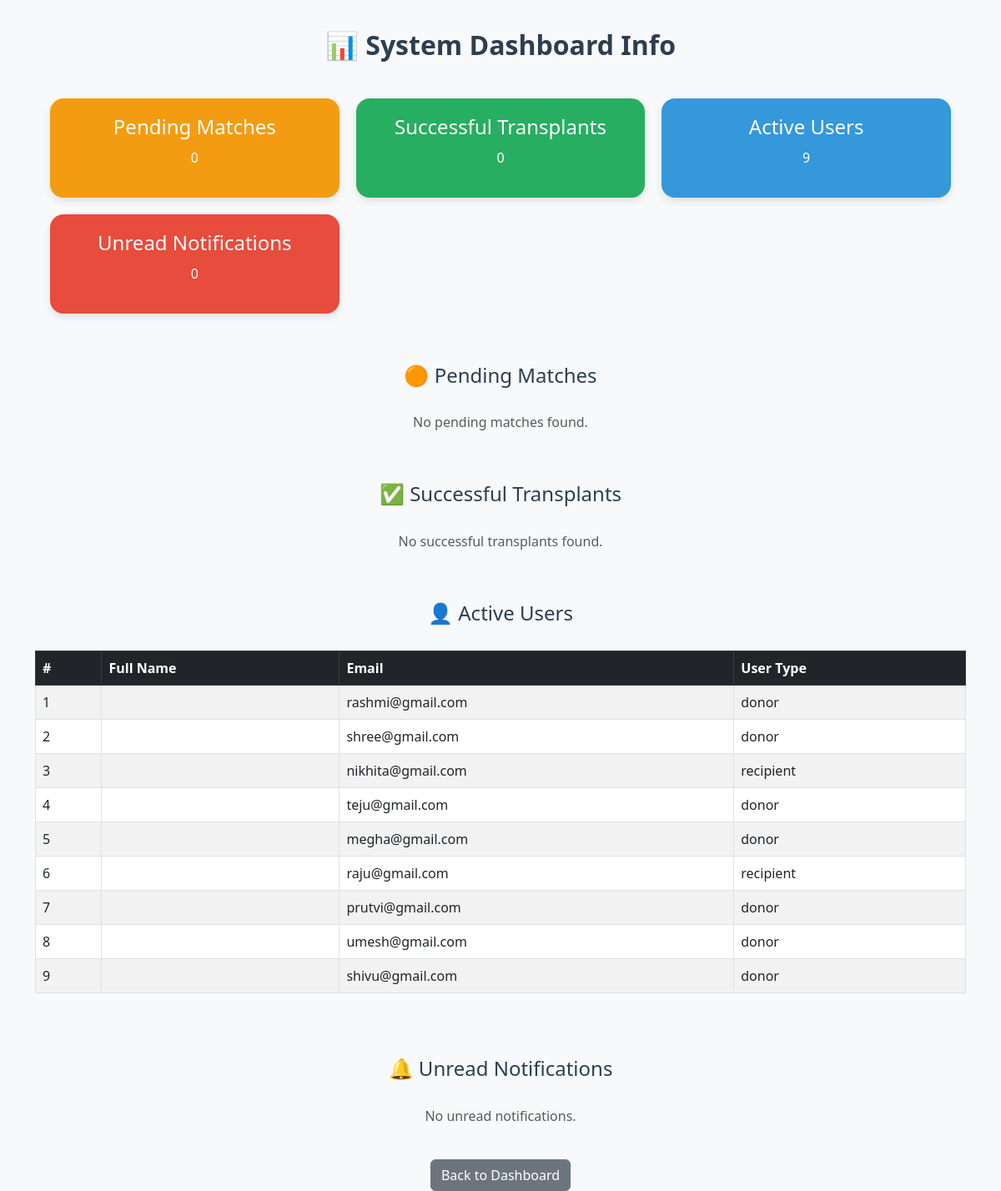
Page /dashboard_detail/ on the committed database.
### newapp/models.py (models this page shows)
class CustomUser(AbstractUser):
    USER_Types=[
        ('admin', 'admin'),
        ('donor','donor'),
        ('recipient','recipient'),
        ('hospital','hospital'),
    ]
    user_type=models.CharField(max_length=15,choices=USER_Types,default='admin')

### newapp/views.py (the view)
# urls.py: path('dashboard_detail/', views.dashboard_detail, name='dashboard_detail'),
def dashboard_detail(request):
    pending_recipient_list = RecipientOrganNeeded.objects.filter(
    recipient__matching_status="Pending"
).select_related('recipient', 'organ_neededrequest')
    transplant_list = Transplant.objects.filter(status="Completed")
    user_list = CustomUser.objects.filter(user_type__in=["donor", "recipient", "hospital_staff"])
    notification_list = Notification.objects.filter(status="Unread")
    context = {
        "pending_matches": pending_recipient_list.count(),
        "successful_transplants": transplant_list.count(),
        "active_users": user_list.count(),
        "unread_notifications": notification_list.count(),
        "pending_recipients": pending_recipient_list,
        "successful_transplant_list": transplant_list,
        "active_user_list": user_list,
        "unread_notification_list": notification_list,
    }
    return render(request, "dashboard_detail.html", context)

### newapp/templates/dashboard_detail.html (shortened to what this page needs)
{% load static %}
<!DOCTYPE html>
<html lang="en">
<head>
    <link href="https://cdn.jsdelivr.net/npm/bootstrap@5.3.0/dist/css/bootstrap.min.css" rel="stylesheet">
</head>
<body>
    <div class="dashboard-title">
        📊 System Dashboard Info
    </div>
    <div class="card-box">
        <div class="card pending">
            <h5>Pending Matches</h5>
            <p>{{ pending_matches }}</p>
        </div>
        <div class="card success">
            <h5>Successful Transplants</h5>
            <p>{{ successful_transplants }}</p>
        </div>
        <div class="card active">
            <h5>Active Users</h5>
            <p>{{ active_users }}</p>
        </div>
        <div class="card notification">
            <h5>Unread Notifications</h5>
            <p>{{ unread_notifications }}</p>
        </div>
    </div>
    <div class="container">
        <h4 class="section-title">🟠 Pending Matches</h4>
        {% if pending_recipients %}
            <div class="table-responsive">
                <table class="table table-bordered table-hover table-striped">
                    <thead class="table-dark">
                        <tr>
                            <th>#</th>
                            <th>Recipient Name</th>
                            <th>Organ Needed</th>
                            <th>Blood Group</th>
                            <th>Status</th>
                            <th>Action</th>
                        </tr>
                    </thead>
                    <tbody>
                        {% for pending in pending_recipients %}
                        <tr>
                            <td>{{ forloop.counter }}</td>
                            <td>{{ pending.recipient.full_name }}</td>
                            <td>{{ pending.organ_neededrequest.name|default:"Not Specified" }}</td>
                            <td>{{ pending.recipient.blood_type|default:"N/A" }}</td>
                            <td><span class="badge bg-warning text-dark">{{ pending.recipient.matching_status }}</span></td>
                            <td>
                                <a href="{% url 'match_donor_to_recipient' pending.recipient.id %}" class="btn btn-primary btn-sm">Find Donor</a>
                            </td>
                        </tr>
                        {% endfor %}
                    </tbody>
                </table>
            </div>
        {% else %}
            <p class="text-center text-muted">No pending matches found.</p>
        {% endif %}
    </div>
    <div class="container">
        <h4 class="section-title">✅ Successful Transplants</h4>
        {% if successful_transplant_list %}
            <div class="table-responsive">
                <table class="table table-bordered table-hover table-striped">
                    <thead class="table-dark">
                        <tr>
                            <th>#</th>
                            <th>Recipient</th>
                            <th>Donor</th>
                            <th>Organ</th>
                            <th>Date</th>
                        </tr>
                    </thead>
                    <tbody>
                        {% for transplant in successful_transplant_list %}
                        <tr>
                            <td>{{ forloop.counter }}</td>
                            <td>{{ transplant.recipient.full_name }}</td>
        <td>
            {% if transplant.living_donation and transplant.donor %}
                {{ transplant.donor.full_name }}
            {% else %}
                <span class="text-muted">N/A</span>
            {% endif %}
        </td>
                            <td>{{ transplant.recipient.organs_needed.first.organ_neededrequest.name|default:"Not Specified" }}</td>
                            <td>{{ transplant.transplant_date }}</td>
                        </tr>
                        {% endfor %}
                    </tbody>
                </table>
            </div>
        {% else %}
            <p class="text-center text-muted">No successful transplants found.</p>
        {% endif %}
    </div>
    <div class="container">
        <h4 class="section-title">👤 Active Users</h4>
        {% if active_user_list %}
            <div class="table-responsive">
                <table class="table table-bordered table-hover table-striped">
                    <thead class="table-dark">
                        <tr>
                            <th>#</th>
                            <th>Full Name</th>
                            <th>Email</th>
                            <th>User Type</th>
                        </tr>
                    </thead>
                    <tbody>
                        {% for user in active_user_list %}
                        <tr>
                            <td>{{ forloop.counter }}</td>
                            <td>{{ user.full_name }}</td>
                            <td>{{ user.email }}</td>
                            <td>{{ user.user_type }}</td>
                        </tr>
                        {% endfor %}
                    </tbody>
                </table>
            </div>
        {% else %}
            <p class="text-center text-muted">No active users found.</p>
        {% endif %}
    </div>
    <div class="container">
        <h4 class="section-title">🔔 Unread Notifications</h4>
        {% if unread_notification_list %}
            <div class="table-responsive">
                <table class="table table-bordered table-hover table-striped">
                    <thead class="table-dark">
                        <tr>
                            <th>#</th>
                            <th>Message</th>
                            <th>Created At</th>
                        </tr>
                    </thead>
                    <tbody>
                        {% for note in unread_notification_list %}
                        <tr>
                            <td>{{ forloop.counter }}</td>
                            <td>{{ note.message }}</td>
                            <td>{{ note.created_at }}</td>
                        </tr>
                        {% endfor %}
                    </tbody>
                </table>
            </div>
        {% else %}
            <p class="text-center text-muted">No unread notifications.</p>
        {% endif %}
    </div>
    <a href="{% url 'admin_dashboard' %}" class="btn btn-secondary back-btn">Back to Dashboard</a>
</body>
</html>

### newapp/templates/dashboard_detail.html (style rules this page uses)
body { background-color: #f8f9fa; }
.dashboard-title { font-size: 2rem; font-weight: bold; color: #2c3e50; text-align: center; margin-top: 30px; margin-bottom: 40px; }
.card-box { display: grid; grid-template-columns: repeat(auto-fit, minmax(260px, 1fr)); gap: 20px; padding: 0 5%; }
.card { border: none; border-radius: 1rem; padding: 20px; color: white; text-align: center; box-shadow: 0 4px 10px rgba(0,0,0,0.1); transition: transform 0.3s ease, box-shadow 0.3s ease; }
.card h5 { font-size: 1.5rem; margin-bottom: 10px; }
.pending { background-color: #f39c12; }
.success { background-color: #27ae60; }
.active { background-color: #3498db; }
.notification { background-color: #e74c3c; }
.back-btn { display: block; width: fit-content; margin: 40px auto 0; }
.section-title { text-align: center; margin: 60px 0 30px; color: #2c3e50; }

### rows in the picture
CustomUser: email "rashmi@gmail.com", user_type "donor"
CustomUser: email "shree@gmail.com", user_type "donor"
CustomUser: email "nikhita@gmail.com", user_type "recipient"
CustomUser: email "teju@gmail.com", user_type "donor"
CustomUser: email "megha@gmail.com", user_type "donor"
CustomUser: email "raju@gmail.com", user_type "recipient"
CustomUser: email "prutvi@gmail.com", user_type "donor"
CustomUser: email "umesh@gmail.com", user_type "donor"
CustomUser: email "shivu@gmail.com", user_type "donor"

### other values in the picture
{{ pending_matches }} "0"
{{ successful_transplants }} "0"
{{ active_users }} "9"
{{ unread_notifications }} "0"
